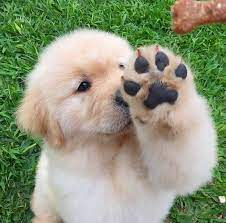
#> input picture OpenCV/C121/gold.jpg, 226 x 223 px, found by its file name
$ jupyter execute --allow-errors C121.ipynb
#> lines starting #> are read from the running program, lines starting #| are printed output that depends on the picture
[cell 1]
import numpy as np
import cv2

[cell 2]
img=cv2.imread('gold.jpg',0)
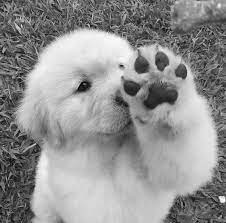
#> img: shape (223, 226); min 0, max 255, mean 145.9
cv2.imshow('image',img)
cv2.waitKey(0)
#> (the rest of this cell did not finish here and is left out)

[cell 3]
cv2.imshow('gold', img)
k = cv2.waitKey(0)
#> (key Esc is pressed here)
